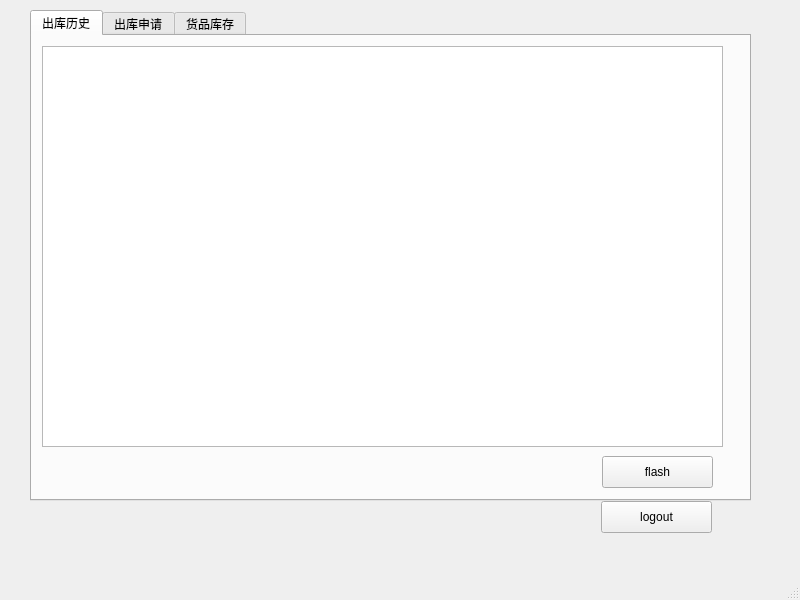
<?xml version="1.0" encoding="UTF-8"?>
<ui version="4.0">
 <class>seller_mw</class>
 <widget class="QMainWindow" name="seller_mw">
  <property name="geometry">
   <rect>
    <x>0</x>
    <y>0</y>
    <width>800</width>
    <height>600</height>
   </rect>
  </property>
  <property name="windowTitle">
   <string>MainWindow</string>
  </property>
  <widget class="QWidget" name="centralwidget">
   <widget class="QTabWidget" name="tabWidget">
    <property name="geometry">
     <rect>
      <x>30</x>
      <y>10</y>
      <width>721</width>
      <height>491</height>
     </rect>
    </property>
    <property name="currentIndex">
     <number>0</number>
    </property>
    <widget class="QWidget" name="tab">
     <attribute name="title">
      <string>出库历史</string>
     </attribute>
     <widget class="QTableWidget" name="table">
      <property name="geometry">
       <rect>
        <x>10</x>
        <y>10</y>
        <width>681</width>
        <height>401</height>
       </rect>
      </property>
     </widget>
     <widget class="QPushButton" name="flash">
      <property name="geometry">
       <rect>
        <x>570</x>
        <y>420</y>
        <width>111</width>
        <height>32</height>
       </rect>
      </property>
      <property name="text">
       <string>flash</string>
      </property>
     </widget>
    </widget>
    <widget class="QWidget" name="tab_2">
     <attribute name="title">
      <string>出库申请</string>
     </attribute>
     <widget class="QLabel" name="label">
      <property name="geometry">
       <rect>
        <x>80</x>
        <y>60</y>
        <width>57</width>
        <height>16</height>
       </rect>
      </property>
      <property name="text">
       <string>货品名</string>
      </property>
     </widget>
     <widget class="QLabel" name="label_2">
      <property name="geometry">
       <rect>
        <x>80</x>
        <y>120</y>
        <width>81</width>
        <height>16</height>
       </rect>
      </property>
      <property name="text">
       <string>存放地</string>
      </property>
     </widget>
     <widget class="QPushButton" name="submit">
      <property name="geometry">
       <rect>
        <x>570</x>
        <y>420</y>
        <width>111</width>
        <height>32</height>
       </rect>
      </property>
      <property name="text">
       <string>submit</string>
      </property>
     </widget>
     <widget class="QLabel" name="label_3">
      <property name="geometry">
       <rect>
        <x>80</x>
        <y>190</y>
        <width>81</width>
        <height>16</height>
       </rect>
      </property>
      <property name="text">
       <string>厂家</string>
      </property>
     </widget>
     <widget class="QLabel" name="label_4">
      <property name="geometry">
       <rect>
        <x>80</x>
        <y>250</y>
        <width>81</width>
        <height>16</height>
       </rect>
      </property>
      <property name="text">
       <string>出货量</string>
      </property>
     </widget>
     <widget class="QLineEdit" name="gname">
      <property name="geometry">
       <rect>
        <x>200</x>
        <y>60</y>
        <width>113</width>
        <height>21</height>
       </rect>
      </property>
     </widget>
     <widget class="QLineEdit" name="gplace">
      <property name="geometry">
       <rect>
        <x>200</x>
        <y>130</y>
        <width>113</width>
        <height>21</height>
       </rect>
      </property>
     </widget>
     <widget class="QLineEdit" name="gmanu">
      <property name="geometry">
       <rect>
        <x>200</x>
        <y>190</y>
        <width>113</width>
        <height>21</height>
       </rect>
      </property>
     </widget>
     <widget class="QLineEdit" name="gnum">
      <property name="geometry">
       <rect>
        <x>210</x>
        <y>250</y>
        <width>113</width>
        <height>21</height>
       </rect>
      </property>
     </widget>
    </widget>
    <widget class="QWidget" name="tab_3">
     <attribute name="title">
      <string>货品库存</string>
     </attribute>
     <widget class="QTableWidget" name="gtable">
      <property name="geometry">
       <rect>
        <x>0</x>
        <y>0</y>
        <width>711</width>
        <height>431</height>
       </rect>
      </property>
     </widget>
     <widget class="QPushButton" name="gflash">
      <property name="geometry">
       <rect>
        <x>570</x>
        <y>430</y>
        <width>111</width>
        <height>32</height>
       </rect>
      </property>
      <property name="text">
       <string>flash</string>
      </property>
     </widget>
    </widget>
   </widget>
   <widget class="QPushButton" name="logout">
    <property name="geometry">
     <rect>
      <x>601</x>
      <y>501</y>
      <width>111</width>
      <height>32</height>
     </rect>
    </property>
    <property name="text">
     <string>logout</string>
    </property>
   </widget>
  </widget>
  <widget class="QMenuBar" name="menubar">
   <property name="geometry">
    <rect>
     <x>0</x>
     <y>0</y>
     <width>800</width>
     <height>22</height>
    </rect>
   </property>
  </widget>
  <widget class="QStatusBar" name="statusbar"/>
 </widget>
 <resources/>
 <connections/>
</ui>
